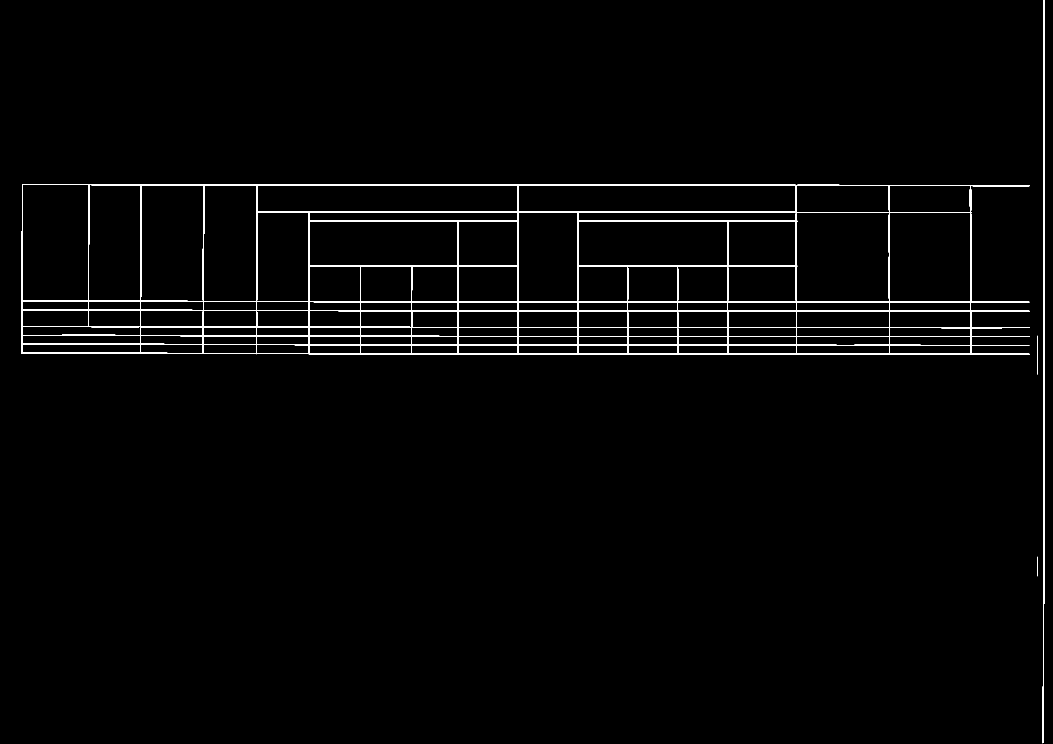
#> input picture tmp/pdfs/grid.png, 3158 x 2232 px (shown at 1/3 size)
$ python -i parse_structure.py   (imports and definitions only)
#> lines starting #> are read from the running program, lines starting #| are printed output that depends on the picture; after the words box and inside, x2 and y2 are one past the last pixel; in counts of white or black regions, pixels touching at a corner belong together
#> `picture = cv2.imread('../tmp/pdfs/grid.png', cv2.IMREAD_GRAYSCALE)`: picture: shape (2232, 3158); 1.6% white; 4 white regions, box (x1, y1, x2, y2) and area: (64, 552, 3090, 1064) 106415, (3128, 0, 3134, 2230) 7764, (3112, 1007, 3113, 1124) 117, (3112, 1670, 3113, 1729) 59
"""Recover ruled PDF tables, merged cells and header hierarchies locally.

CLI: python src/parse_structure.py input.pdf -o output.json --debug-dir output/debug
The parser learns labels from the document, not from a dictionary of this form.
"""

from __future__ import annotations

import argparse
import csv
import hashlib
import io
import json
import os
import re
import shutil
import subprocess
import sys
import tempfile
import unicodedata
from collections import defaultdict
from concurrent.futures import ThreadPoolExecutor
from decimal import Decimal, InvalidOperation
from pathlib import Path

import cv2
import numpy as np
import pymupdf


SCHEMA_VERSION = "pdf-structure/2"


def normalize(text):
    """Whitespace/Unicode normalization only; no fuzzy matching or synonyms."""
    return " ".join(unicodedata.normalize("NFC", text).split())


# [8 lines left out: function number, not called in this run]


class OCR:
    # [72 lines left out: functions __init__, read, atomic_json, not called in this run]


def groups(positions, gap=3):
    positions = np.asarray(positions)
    if not len(positions):
        return []
    return [int(round(group.mean())) for group in
            np.split(positions, np.flatnonzero(np.diff(positions) > gap) + 1)]


def line_masks(gray):
    ink = cv2.adaptiveThreshold(gray, 255, cv2.ADAPTIVE_THRESH_GAUSSIAN_C,
                               cv2.THRESH_BINARY_INV, 35, 15)
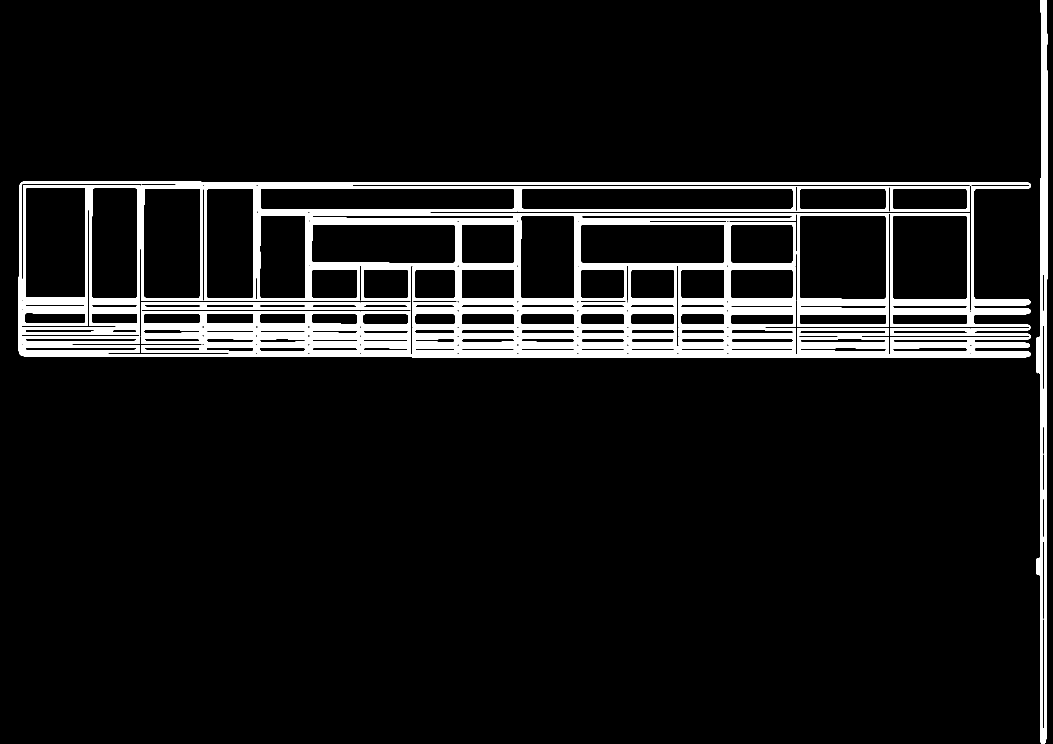
#> ink: shape (2232, 3158) (shown at 1/3 size); 7.5% white; 107 white regions, largest, box (x1, y1, x2, y2) and area: (56, 544, 3093, 1072) 71939, (3113, 0, 3142, 2232) 36709, (1555, 558, 2387, 636) 14340
    height, width = gray.shape
#> height = 2232; width = 3158
    horizontal = cv2.morphologyEx(ink, cv2.MORPH_OPEN,
                                 np.ones((1, max(25, width // 32)), np.uint8))
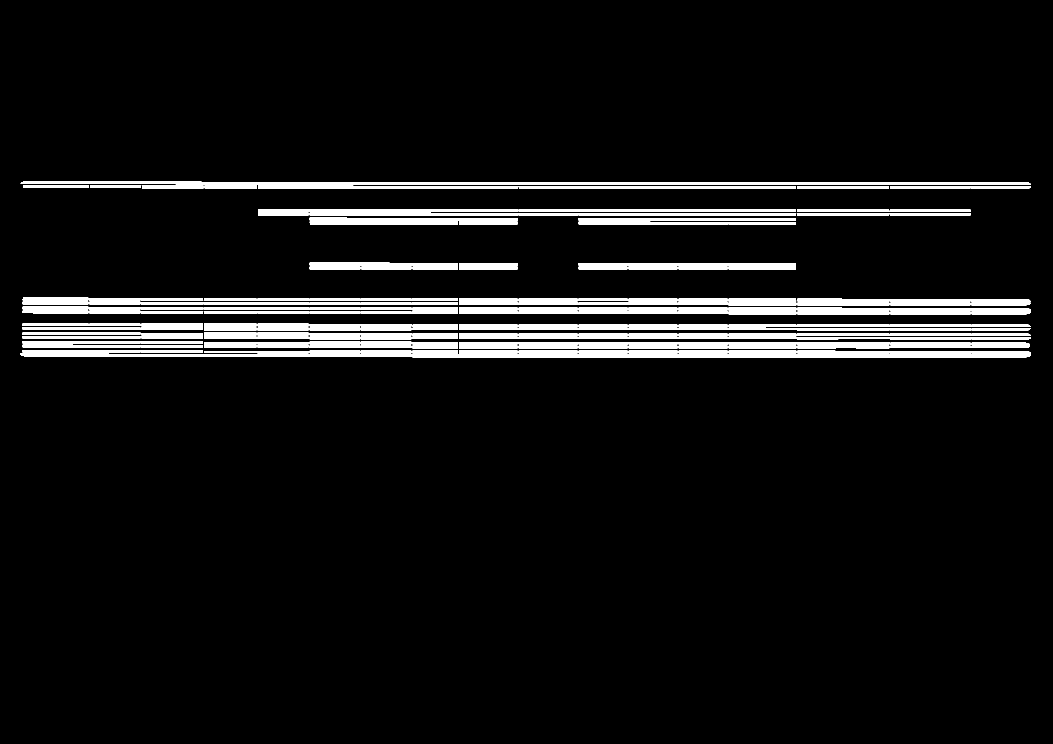
#> horizontal: shape (2232, 3158) (shown at 1/3 size); 5.7% white; 220 white regions, largest, box (x1, y1, x2, y2) and area: (62, 544, 3093, 555) 24197, (60, 1061, 3093, 1072) 23960, (1556, 627, 2388, 635) 6655
    vertical = cv2.morphologyEx(ink, cv2.MORPH_OPEN,
                               np.ones((max(20, height // 50), 1), np.uint8))
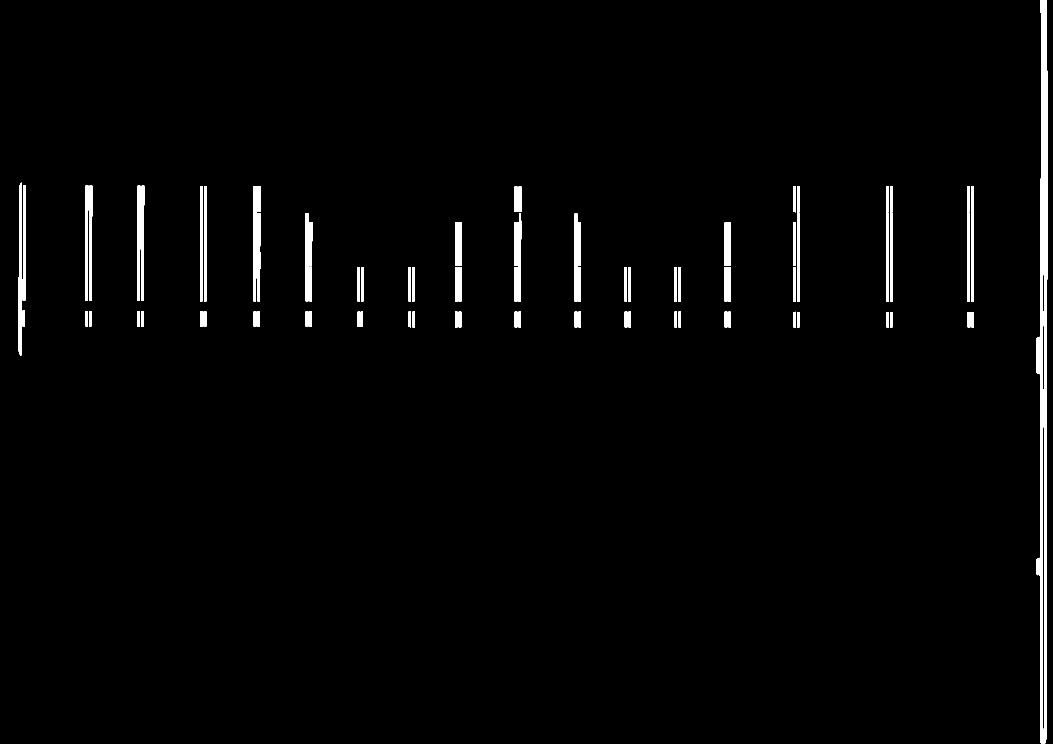
#> vertical: shape (2232, 3158) (shown at 1/3 size); 1.7% white; 87 white regions, largest, box (x1, y1, x2, y2) and area: (3113, 0, 3131, 2232) 18928, (3131, 0, 3142, 2232) 17656, (56, 548, 66, 1067) 4096
    return horizontal, vertical


def detect_grids(gray):
    horizontal, vertical = line_masks(gray)
    joined = cv2.dilate(cv2.bitwise_or(horizontal, vertical), np.ones((3, 3), np.uint8))
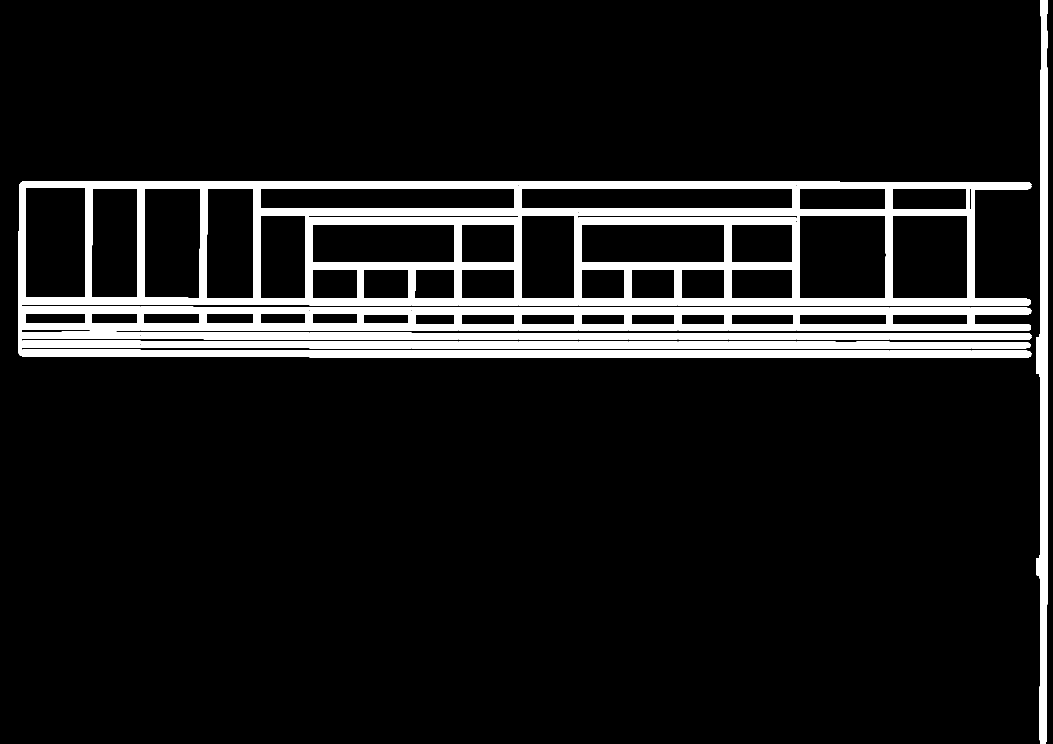
#> joined: shape (2232, 3158) (shown at 1/3 size); 9.1% white; 81 white regions
    contours, _ = cv2.findContours(joined, cv2.RETR_EXTERNAL, cv2.CHAIN_APPROX_SIMPLE)
#> contours = 81 contours; largest, box (x1, y1, x2, y2) and area: (423, 556, 2912, 917) 850203, (67, 554, 423, 914) 125934, (55, 543, 3094, 1073) 64124, (66, 931, 1235, 992) 63536, (2034, 933, 3094, 993) 53256
    grids = []
    height, width = gray.shape
#> height = 2232; width = 3158
    for contour in contours:
        x, y, w, h = cv2.boundingRect(contour)
        if w < width * 0.15 or h < height * 0.025 or cv2.contourArea(contour) < w * h * 0.25:
            continue
        xs = [x + p for p in groups(np.flatnonzero(
            (vertical[y:y+h, x:x+w] > 0).sum(axis=0) > h * 0.12))]
        ys = [y + p for p in groups(np.flatnonzero(
            (horizontal[y:y+h, x:x+w] > 0).sum(axis=1) > w * 0.12))]
        if len(xs) < 2 or len(ys) < 3:
            continue
        # A clipped outer vertical border is recoverable from horizontal endpoints.
        assumptions = []
        for edge, position in (("left", x + 2), ("right", x + w - 3)):
            nearest = xs[0] if edge == "left" else xs[-1]
            if abs(nearest - position) > 8:
                xs.append(position)
                assumptions.append(f"inferred_{edge}_border_from_horizontal_lines")
        xs = sorted(xs)
        grids.append({"xs": xs, "ys": ys, "assumptions": assumptions})
#> this loop made 81 passes
#> (contour, x, y, w, h) on passes 2, 4, 5, 6, 7, 8, 9, 10: ([[2670, 1052], [2670, 1061], [2912, 1061], [2912, 1052]], 2670, 1052, 243, 10), ([[2185, 1051], [2185, 1060], [2389, 1060], [2389, 1051]], 2185, 1051, 205, 10), ([[2035, 1051], [2035, 1060], [2183, 1060], [2183, 1051]], 2035, 1051, 149, 10), ([[1885, 1051], [1885, 1060], [2033, 1060], [2033, 1051]], 1885, 1051, 149, 10), ([[1735, 1051], [1735, 1060], [1883, 1060], [1883, 1051]], 1735, 1051, 149, 10), ([[1555, 1051], [1555, 1060], [1733, 1060], [1733, 1051]], 1555, 1051, 179, 10), ([[1376, 1051], [1376, 1060], [1553, 1060], [1553, 1051]], 1376, 1051, 178, 10), ([[1236, 1051], [1236, 1060], [1374, 1060], [1374, 1051]], 1236, 1051, 139, 10)
#> (x, y, w, h) on passes 1, 3, 11, 13, 16, 21: (2914, 1052, 180, 10), (2391, 1051, 278, 11), (423, 1050, 187, 10), (2391, 1036, 278, 10), (1885, 1036, 149, 10), (928, 1035, 307, 10)
#> after the loop, grids = 1 item
    grids.sort(key=lambda g: (g["ys"][0], g["xs"][0]))
    return grids, horizontal, vertical


# [465 lines left out: functions recover_cells, words_text, recognize_cell, identify_header, refine_numbers, header_hierarchy and 9 more, not called in this run]


# [2 lines not run here, left out]

>>> import cv2
>>> picture = cv2.imread('../tmp/pdfs/grid.png', cv2.IMREAD_GRAYSCALE)
>>> result = detect_grids(picture)
